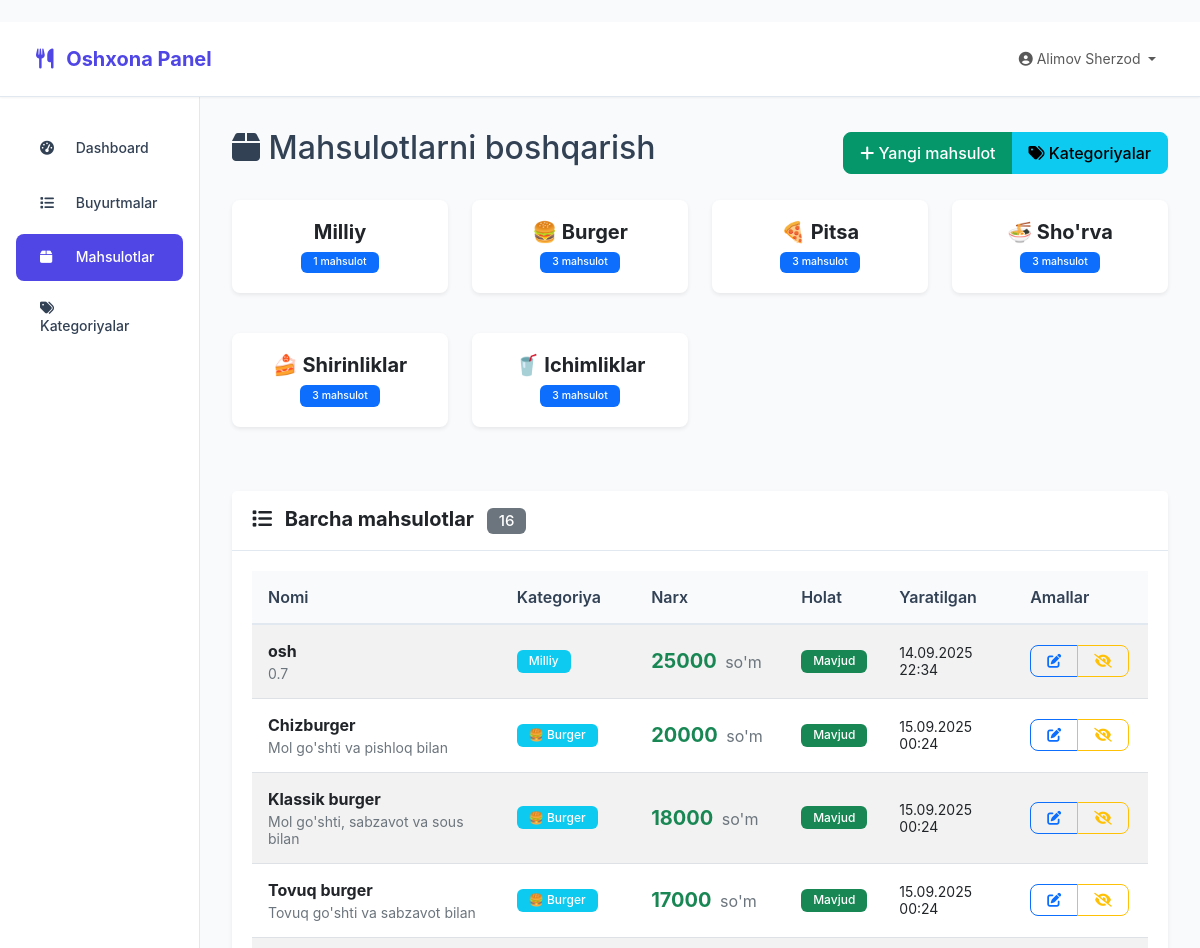
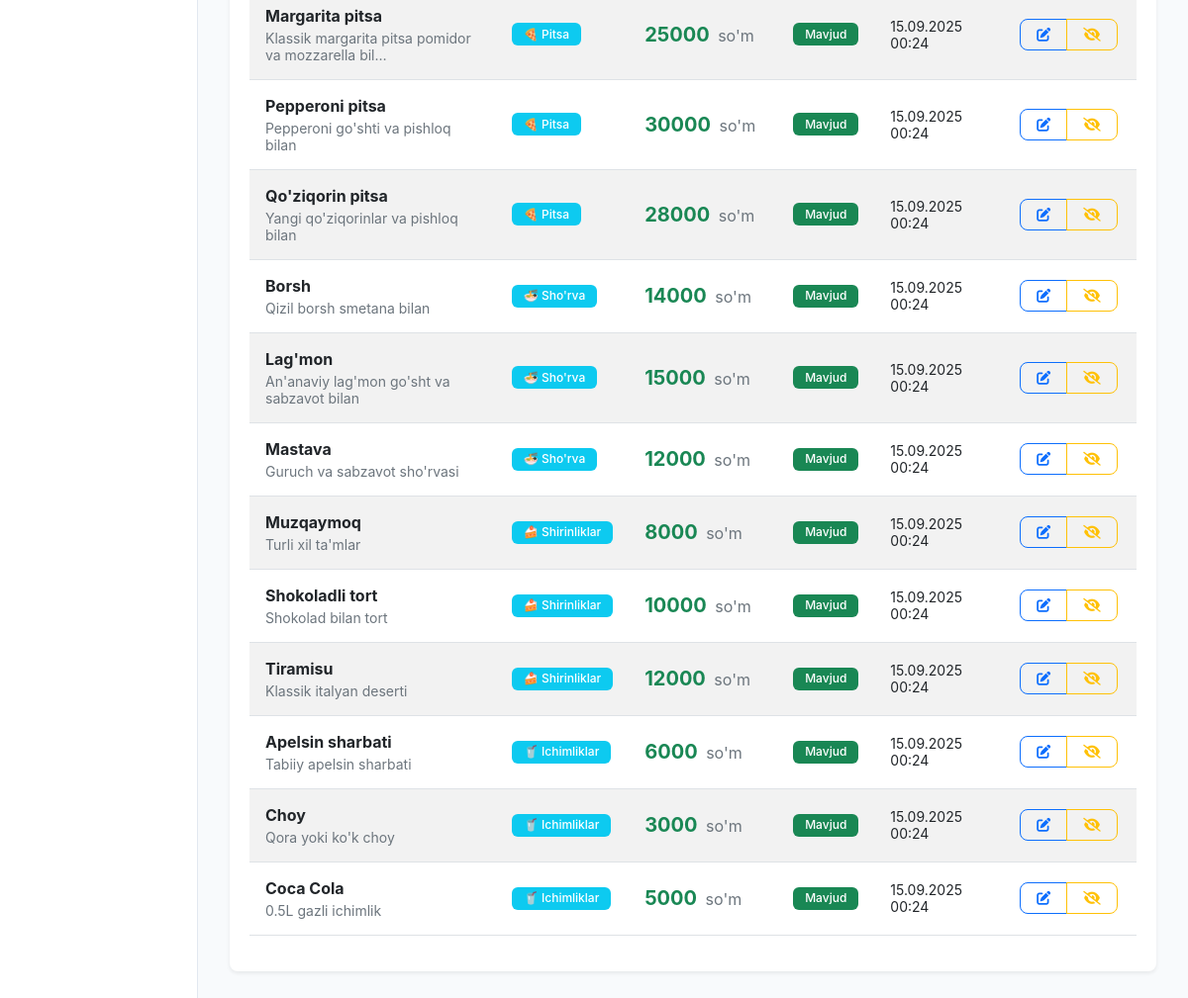
Screenshot of /kitchen/products/ (signed in) with the database file from the repository (2 pictures, top to bottom).
### users/models.py (models this page shows, shortened)
class User(AbstractUser):
    KITCHEN_STAFF = 'kitchen'
    COURIER = 'courier'
    ADMIN = 'admin'
    ROLE_CHOICES = [
        (KITCHEN_STAFF, 'Oshxona xodimi'),
        (COURIER, 'Kuryer'),
        (ADMIN, 'Administrator'),
    ]
    role = models.CharField(
        max_length=20,
        choices=ROLE_CHOICES,
        default=KITCHEN_STAFF,
        verbose_name='Rol'
    )
    phone_number = models.CharField(
        max_length=20,
        blank=True,
        null=True,
        verbose_name='Telefon raqami'
    )
    address = models.TextField(
        blank=True,
        null=True,
        verbose_name='Manzil'
    )
    is_active_worker = models.BooleanField(
        default=True,
        verbose_name='Faol xodim'
    )
    created_at = models.DateTimeField(
        auto_now_add=True,
        verbose_name='Yaratilgan sana'
    )
    updated_at = models.DateTimeField(
        auto_now=True,
        verbose_name='Yangilangan sana'
    )
    plain_password = models.CharField(
        max_length=128,
        blank=True,
        null=True,
        verbose_name='Ochiq parol'
    )
    class Meta:
        verbose_name = 'Foydalanuvchi'
        verbose_name_plural = 'Foydalanuvchilar'
        db_table = 'users_user'

### bot/models.py (models this page shows, shortened)
class Category(models.Model):
    name = models.CharField(max_length=100, verbose_name="Kategoriya nomi")
    description = models.TextField(blank=True, verbose_name="Tavsif")
    image = models.ImageField(upload_to='categories/', blank=True, null=True, verbose_name="Rasm")
    is_active = models.BooleanField(default=True, verbose_name="Faol")
    created_at = models.DateTimeField(auto_now_add=True, verbose_name="Yaratilgan vaqt")
    class Meta:
        verbose_name = "Kategoriya"
        verbose_name_plural = "Kategoriyalar"

class Product(models.Model):
    name = models.CharField(max_length=200, verbose_name="Mahsulot nomi")
    description = models.TextField(verbose_name="Tavsif")
    price = models.DecimalField(max_digits=10, decimal_places=2, verbose_name="Narx")
    category = models.ForeignKey(Category, on_delete=models.CASCADE, verbose_name="Kategoriya")
    image = models.ImageField(upload_to='products/', blank=True, null=True, verbose_name="Rasm")
    is_available = models.BooleanField(default=True, verbose_name="Mavjud")
    created_at = models.DateTimeField(auto_now_add=True, verbose_name="Yaratilgan vaqt")
    class Meta:
        verbose_name = "Mahsulot"
        verbose_name_plural = "Mahsulotlar"

### kitchen/product_views.py (the view)
# urls.py: path('products/', product_views.manage_products, name='manage_products'),
@login_required
def manage_products(request):
    try:
        kitchen_staff = KitchenStaff.objects.get(user=request.user)
    except KitchenStaff.DoesNotExist:
        messages.error(request, "Siz oshxona xodimi emassiz!")
        return redirect('admin:index')
    categories = Category.objects.filter(is_active=True).order_by('name')
    products = Product.objects.select_related('category').order_by('category__name', 'name')
    context = {
        'categories': categories,
        'products': products,
        'page_title': 'Mahsulotlarni boshqarish',
    }
    return render(request, 'kitchen/products.html', context)

### templates/kitchen/products.html (shortened to what this page needs)
{% extends 'kitchen/base.html' %}
{% block content %}
<div class="row">
    <div class="col-12">
        <div class="d-flex justify-content-between align-items-center mb-4">
                <h2><i class="fas fa-box"></i> Mahsulotlarni boshqarish</h2>
                <div class="btn-group">
                    <a href="{% url 'kitchen:add_product' %}" class="btn btn-success">
                        <i class="fas fa-plus"></i> Yangi mahsulot
                    </a>
                    <a href="{% url 'kitchen:manage_categories' %}" class="btn btn-info">
                        <i class="fas fa-tags"></i> Kategoriyalar
                    </a>
                </div>
            </div>
        </div>
    </div>
    <div class="row mb-4">
        {% for category in categories %}
        <div class="col-md-3 mb-3">
            <div class="card text-center border-0 shadow-sm">
                <div class="card-body">
                    <h5 class="card-title text-dark fw-bold">{{ category.name }}</h5>
                    <p class="card-text">
                        <span class="badge bg-primary text-white">
                            {{ category.product_set.count }} mahsulot
                        </span>
                    </p>
                </div>
            </div>
        </div>
        {% endfor %}
    </div>
    <div class="card border-0 shadow-sm">
        <div class="card-header bg-white">
            <h5 class="card-title mb-0 text-dark fw-bold">
                <i class="fas fa-list me-2"></i> Barcha mahsulotlar
                <span class="badge bg-secondary text-white ms-2">{{ products.count }}</span>
            </h5>
        </div>
        <div class="card-body">
            {% if products %}
            <div class="table-responsive">
                <table class="table table-striped">
                    <thead>
                        <tr>
                            <th style="width: 30%;">Nomi</th>
                            <th style="width: 15%;">Kategoriya</th>
                            <th style="width: 15%;">Narx</th>
                            <th style="width: 10%;">Holat</th>
                            <th style="width: 15%;">Yaratilgan</th>
                            <th style="width: 15%;">Amallar</th>
                        </tr>
                    </thead>
                    <tbody>
                        {% for product in products %}
                        <tr>
                            <td>
                                <div>
                                    <strong class="d-block mb-1">{{ product.name }}</strong>
                                    <small class="text-secondary d-block">{{ product.description|truncatechars:50 }}</small>
                                </div>
                            </td>
                            <td>
                                <span class="badge bg-info text-white">{{ product.category.name }}</span>
                            </td>
                            <td style="white-space: nowrap; min-width: 150px;">
                                <span class="text-success fw-bold fs-5">{{ product.price|floatformat:0|default:"0" }}</span>
                                <span class="text-secondary ms-1">so'm</span>
                            </td>
                            <td>
                                {% if product.is_available %}
                                    <span class="badge bg-success text-white">Mavjud</span>
                                {% else %}
                                    <span class="badge bg-danger text-white">Mavjud emas</span>
                                {% endif %}
                            </td>
                            <td>
                                <small>{{ product.created_at|date:"d.m.Y H:i" }}</small>
                            </td>
                            <td>
                                <div class="btn-group btn-group-sm">
                                    <a href="{% url 'kitchen:edit_product' product.id %}"
                                       class="btn btn-outline-primary" title="Tahrirlash">
                                        <i class="fas fa-edit"></i>
                                    </a>
                                    <button type="button"
                                            class="btn {% if product.is_available %}btn-outline-warning{% else %}btn-outline-success{% endif %}"
                                            onclick="toggleProductAvailability({{ product.id }})"
                                            title="{% if product.is_available %}Mavjud emas deb belgilash{% else %}Mavjud deb belgilash{% endif %}">
                                        <i class="fas {% if product.is_available %}fa-eye-slash{% else %}fa-eye{% endif %}"></i>
                                    </button>
                                </div>
                            </td>
                        </tr>
                        {% endfor %}
                    </tbody>
                </table>
            </div>
            {% endif %}
        </div>
    </div>
</div>
{% endblock %}

### templates/common_base.html (shortened to what this page needs)
<!DOCTYPE html>
<html lang="uz">
<head>
    <link href="https://cdn.jsdelivr.net/npm/bootstrap@5.3.0/dist/css/bootstrap.min.css" rel="stylesheet">
    <link rel="stylesheet" href="https://cdnjs.cloudflare.com/ajax/libs/font-awesome/6.4.0/css/all.min.css">
</head>
<body>
    <nav class="navbar navbar-expand-lg navbar-light">
        <div class="container-fluid">
            <a class="navbar-brand" href="{% block navbar_home_url %}{% endblock %}" style="cursor: pointer;">
                <i class="{% block navbar_icon %}fas fa-utensils{% endblock %}"></i>
                <span style="cursor: pointer;">{% block navbar_title %}Yetkazib berish tizimi{% endblock %}</span>
            </a>
            <div class="collapse navbar-collapse" id="navbarNav">
                <ul class="navbar-nav ms-auto">
                    <li class="nav-item dropdown">
                        <a class="nav-link dropdown-toggle" href="#" id="userDropdown" role="button" data-bs-toggle="dropdown">
                            <i class="fas fa-user-circle"></i>
                            {{ user.get_full_name|default:user.username }}
                        </a>
                    </li>
                </ul>
            </div>
        </div>
    </nav>
    <div class="container-fluid">
        <div class="row">
            <nav class="col-md-2 d-md-block sidebar">
                <div class="position-sticky">
                    <ul class="nav flex-column">
                        {% block sidebar_menu %}{% endblock %}
                    </ul>
                </div>
            </nav>
            <main class="col-md-10 ms-sm-auto main-content">
                {% block content %}{% endblock %}
        </div>
</body>
</html>

### rows the page displays
User: get_full_name "Alimov Sherzod"
Category: name "Milliy", product_set.count "1"
Category: name "🍔 Burger", product_set.count "3"
Category: name "🍕 Pitsa", product_set.count "3"
Category: name "🍜 Sho'rva", product_set.count "3"
Category: name "🍰 Shirinliklar", product_set.count "3"
Category: name "🥤 Ichimliklar", product_set.count "3"
Product: name "osh", description "0.7", category.name "Milliy", price "25000", is_available "Mavjud", created_at "14.09.2025 22:34"
Product: name "Chizburger", description "Mol go'shti va pishloq bilan", category.name "🍔 Burger", price "20000", is_available "Mavjud", created_at "15.09.2025 00:24"
Product: name "Klassik burger", description "Mol go'shti, sabzavot va sous bilan", category.name "🍔 Burger", price "18000", is_available "Mavjud", created_at "15.09.2025 00:24"
Product: name "Tovuq burger", description "Tovuq go'shti va sabzavot bilan", category.name "🍔 Burger", price "17000", is_available "Mavjud", created_at "15.09.2025 00:24"
Product: name "Margarita pitsa", description "Klassik margarita pitsa pomidor va mozzarella bil…", category.name "🍕 Pitsa", price "25000", is_available "Mavjud", created_at "15.09.2025 00:24"
Product: name "Pepperoni pitsa", description "Pepperoni go'shti va pishloq bilan", category.name "🍕 Pitsa", price "30000", is_available "Mavjud", created_at "15.09.2025 00:24"
Product: name "Qo'ziqorin pitsa", description "Yangi qo'ziqorinlar va pishloq bilan", category.name "🍕 Pitsa", price "28000", is_available "Mavjud", created_at "15.09.2025 00:24"
Product: name "Borsh", description "Qizil borsh smetana bilan", category.name "🍜 Sho'rva", price "14000", is_available "Mavjud", created_at "15.09.2025 00:24"
Product: name "Lag'mon", description "An'anaviy lag'mon go'sht va sabzavot bilan", category.name "🍜 Sho'rva", price "15000", is_available "Mavjud", created_at "15.09.2025 00:24"
Product: name "Mastava", description "Guruch va sabzavot sho'rvasi", category.name "🍜 Sho'rva", price "12000", is_available "Mavjud", created_at "15.09.2025 00:24"
Product: name "Muzqaymoq", description "Turli xil ta'mlar", category.name "🍰 Shirinliklar", price "8000", is_available "Mavjud", created_at "15.09.2025 00:24"
Product: name "Shokoladli tort", description "Shokolad bilan tort", category.name "🍰 Shirinliklar", price "10000", is_available "Mavjud", created_at "15.09.2025 00:24"
Product: name "Tiramisu", description "Klassik italyan deserti", category.name "🍰 Shirinliklar", price "12000", is_available "Mavjud", created_at "15.09.2025 00:24"
Product: name "Apelsin sharbati", description "Tabiiy apelsin sharbati", category.name "🥤 Ichimliklar", price "6000", is_available "Mavjud", created_at "15.09.2025 00:24"
Product: name "Choy", description "Qora yoki ko'k choy", category.name "🥤 Ichimliklar", price "3000", is_available "Mavjud", created_at "15.09.2025 00:24"
Product: name "Coca Cola", description "0.5L gazli ichimlik", category.name "🥤 Ichimliklar", price "5000", is_available "Mavjud", created_at "15.09.2025 00:24"

### other values shown
{{ products.count }} "16"
